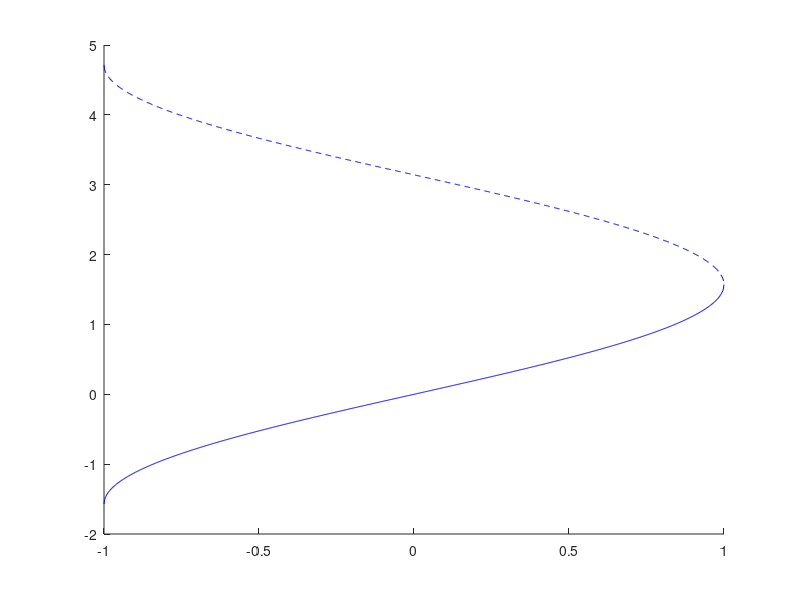

Source code (MATLAB): (Note: this script raises an error after producing the figure.)
% code to create a bifurcation diagram for the original firefly model

%% analytical
muspan = linspace(-1,1,1000);
stable = asin(muspan);
unstable = pi - asin(muspan);
figure
hold on
plot(muspan, stable, '-b')
plot(muspan, unstable, '--b')
xline(0)
yline(0)
%yline(pi)
%yline(pi/2)
ylim([-pi/2, 3*pi/2])
yticks([-pi/2 0 pi/2 pi 3*pi/2]); 
yticklabels({'-\pi/2', '0', '\pi/2', '\pi', '3\pi/2'});
xlabel('\mu')
ylabel('\phi^*')
set(gca, 'FontSize', 16)

%% numerical - don't run this; incomplete and I don't rlly know if it will work

% N = 10;   % number of "equilibria" to save per 'a' value
% M = 100; % number of different 'a'-values to try (resolution in diagram)
% 
% % initialize bifurcation diagram plotting data
% range = linspace(0,1,M);  % x-axis, values of 'a' to choose from
% equila = zeros(N,M);       % y-axis, long term behavior per 'a' value
% equill = zeros(N,M);
% equilp = zeros(N,M);
% % parameters (choose 'a' as the bifurcation parameter, do not define 'a')
% cel = 0.012;
% cea = 0.009;
% cpa = 0.004;
% mul = 0.267;
% mup = 0;
% mua = 0.0036; %0.97; %1; %0.95; %0.7; %0.6; %0; %0.0036;
% b = 7.48;
% 
% for i = 1:M      % iterate over all the different values of 'a'
%     a = range(i);        % pick value of 'a' for this iteration
% 
%     y = zeros(3, 10000);  % re-initialize population matrix
%     y(1, 1) = 250;        % moth initial condition
%     y(2, 1) = 5;         % ragwort plant biomass initial condition
%     y(3, 1) = 100;
% 
%     ode45(fireflyodes, )
